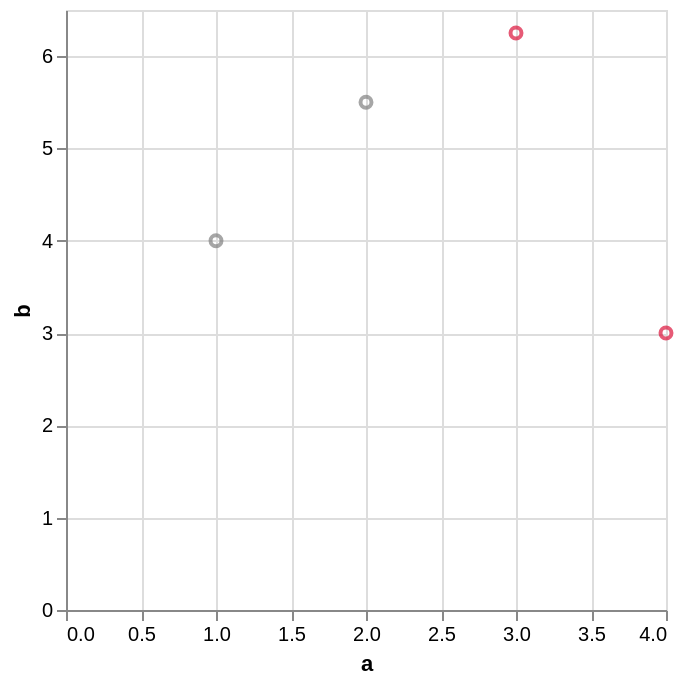

Vega-Lite specification for this chart:
### Vega-Lite specification from a JSON file in a GitHub repository (floating-point values rounded to 4 significant figures)
{"$schema": "https://vega.github.io/schema/vega-lite/v6.4.1.json", "config": {"view": {"continuousHeight": 300, "continuousWidth": 300}}, "data": {"name": "data-aec22b5641fce54c6a1b0f41e0a05405"}, "datasets": {"data-aec22b5641fce54c6a1b0f41e0a05405": [{"a": 1, "b": 4.0, "c": "x", "t": "2026-01-01T00:00:00"}, {"a": 2, "b": 5.5, "c": "y", "t": "2026-01-02T00:00:00"}, {"a": 3, "b": 6.25, "c": "x", "t": "2026-01-03T00:00:00"}, {"a": 4, "b": 3.0, "c": "y", "t": "2026-01-04T00:00:00"}]}, "encoding": {"color": {"condition": [{"test": "(datum.a > 2)", "value": "crimson"}], "value": "gray"}, "x": {"field": "a", "type": "quantitative"}, "y": {"field": "b", "type": "quantitative"}}, "mark": {"type": "point"}}
